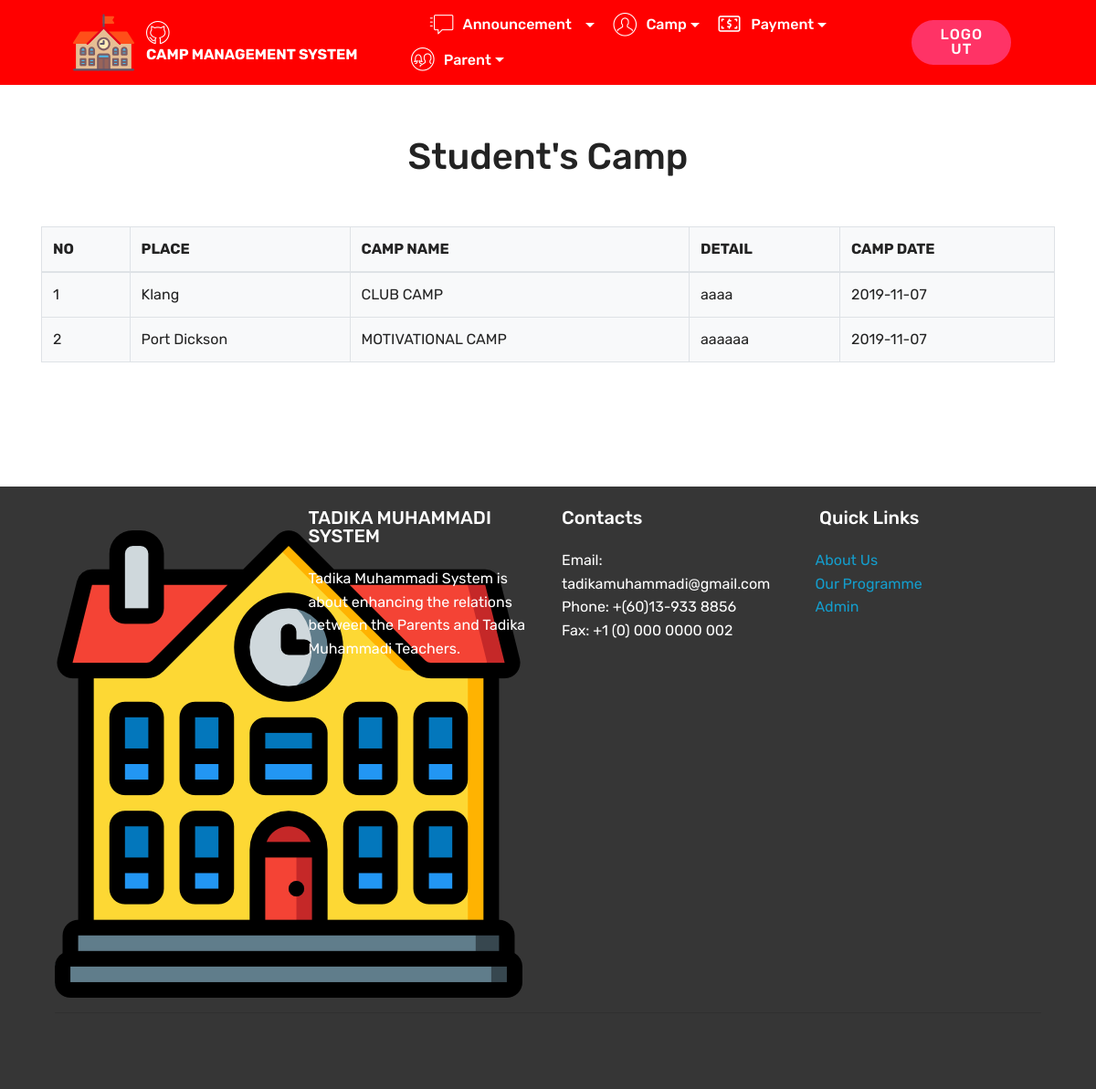
The app's page /parent/assingment.php (signed in) with its own data.
### tables this page shows
CREATE TABLE `coursedetails` (
  `course_id` int(11) NOT NULL,
  `course_name` varchar(300) NOT NULL,
  `coursecode` varchar(30) NOT NULL,
  `exam_date` date NOT NULL,
  `exam_location` varchar(300) NOT NULL,
  `created_by` int(11) NOT NULL,
  `modified_by` int(11) NOT NULL,
  `modified_date` date NOT NULL
);

### parent/assingment.php (the view, shortened to what this page needs)
 <?php
include_once("../php/connection.php");
?>
<!DOCTYPE html>
<html  >
<head>
<link href="css/modern-business.css" rel="stylesheet">
  <link rel="stylesheet" href="assets/web/assets/mobirise-icons-bold/mobirise-icons-bold.css">
  <link rel="stylesheet" href="assets/web/assets/mobirise-icons/mobirise-icons.css">
  <link rel="stylesheet" href="assets/tether/tether.min.css">
  <link rel="stylesheet" href="assets/bootstrap/css/bootstrap.min.css">
  <link rel="stylesheet" href="assets/bootstrap/css/bootstrap-grid.min.css">
  <link rel="stylesheet" href="assets/bootstrap/css/bootstrap-reboot.min.css">
  <link rel="stylesheet" href="assets/animatecss/animate.min.css">
  <link rel="stylesheet" href="assets/dropdown/css/style.css">
  <link rel="stylesheet" href="assets/theme/css/style.css">
  <link rel="stylesheet" href="assets/mobirise/css/mbr-additional.css" type="text/css">
</head>
<body>
  <section class="menu cid-qTkzRZLJNu" once="menu" id="menu1-0">
    <nav class="navbar navbar-expand beta-menu navbar-dropdown align-items-center navbar-fixed-top navbar-toggleable-sm">
        <div class="menu-logo">
            <div class="navbar-brand">
                <span class="navbar-logo">
                    <a href="parenthome.php">
                         <img src="assets/images/schoolicon.svg" alt="Mobirise" title="" style="height: 4.2rem;">
                    </a>
                </span>
                <span class="navbar-caption-wrap"><a class="navbar-caption text-white display-4" href="parenthome.php"><span class="mbri-github mbr-iconfont mbr-iconfont-btn"></span>CAMP MANAGEMENT SYSTEM</a></span>
            </div>
        </div>
        <div class="collapse navbar-collapse" id="navbarSupportedContent">
            <ul class="navbar-nav nav-dropdown" data-app-modern-menu="true"><li class="nav-item">
                </li><li class="nav-item dropdown"><a class="nav-link link text-white dropdown-toggle display-4" href="https://mobirise.com" aria-expanded="false" data-toggle="dropdown-submenu"><span class="mbri-help mbr-iconfont mbr-iconfont-btn"></span>Announcement &nbsp;&nbsp;</a></li><li class="nav-item dropdown"><a class="nav-link link text-white dropdown-toggle display-4" href="" aria-expanded="false" data-toggle="dropdown-submenu"><span class="mbri-user mbr-iconfont mbr-iconfont-btn"></span>Camp</a></li><li class="nav-item dropdown"><a class="nav-link link text-white dropdown-toggle display-4" href="viewPayment.html" aria-expanded="false" data-toggle="dropdown-submenu"><span class="mbrib-cash mbr-iconfont mbr-iconfont-btn"></span>Payment</a></li><li class="nav-item dropdown"><a class="nav-link link text-white dropdown-toggle display-4" href="https://mobirise.com" aria-expanded="true" data-toggle="dropdown-submenu"><span class="mbri-users mbr-iconfont mbr-iconfont-btn"></span>Parent</a></li></ul>
            <div class="navbar-buttons mbr-section-btn"><a class="btn btn-sm btn-secondary display-4" href="../php/logout.php">
                    LOGOUT
                </a></div>
        </div>
    </nav>
</section>
<br><br><BR> <BR>
<center><h1>Student's Camp </h1>
 <BR> <BR>
  <div class="row">
   <div class="container scroll" >
     <table align="right" class="table table-bordered" style="border-color: #000;background-color: #f8f9fa;">
        <thead>
        <tr>
          <th>NO</th>
		  <th>PLACE</th>
          <th>CAMP NAME</th>
          <th>DETAIL</th>
		  <th>CAMP DATE</th>
        </tr>
        </thead>
        <tbody>
          <?php
          $query = "SELECT * FROM coursedetails ORDER BY coursecode ASC";
          $result = mysqli_query($con,$query);
          $sn=1;
          while($row = mysqli_fetch_assoc($result)) {
          ?>
          <tr>
            <td><?php echo $sn; ?></td>
			<td><?php echo $row['coursecode']; ?></td>
            <td><?php echo $row['course_name']; ?></td>
            <td><?php echo $row['exam_location']; ?></td>
			<td><?php echo $row['exam_date']; ?></td>
          </tr>
      <?php
        $sn++ ;
      } ?>
        </tbody>
      </table><br>
    </div></center></center>
 <BR> <BR> <BR> <BR> <BR>
<section class="cid-rFn7jCBSfN mbr-reveal mbr-parallax-background" id="footer1-1c">
    <BR>
    <div class="mbr-overlay" style="background-color: rgb(35, 35, 35); opacity: 0.9;"></div>
    <div class="container">
        <div class="media-container-row content text-white">
            <div class="col-3 col-md-3">
                <div class="media-wrap">
                        <BR><img src="assets/images/schoolicon-1-150x135.png" alt="TADIKA MUHAMMADI" title="TADIKA MUHAMMADU">
                </div>
            </div>
            <div class="col-12 col-md-3 mbr-fonts-style display-7">
                <h5 class="pb-3">
                    TADIKA MUHAMMADI SYSTEM</h5>
                <p class="mbr-text">Tadika Muhammadi System is about enhancing the relations between the Parents and Tadika Muhammadi Teachers.&nbsp;</p>
            </div>
            <div class="col-12 col-md-3 mbr-fonts-style display-7">
                <h5 class="pb-3">
                    Contacts
                </h5>
                <p class="mbr-text">
                    Email:<br>tadikamuhammadi@gmail.com                    <br>Phone: +(60)13-933 8856
                    <br>Fax: +1 (0) 000 0000 002
                </p>
            </div>
            <div class="col-12 col-md-3 mbr-fonts-style display-7">
                <h5 class="pb-3">&nbsp;Quick Links
                </h5>
                <p class="mbr-text"><a href="programme.html">About Us&nbsp;</a><br><a class="text-primary" href="programme.html">Our Programme</a><br><a class="text-primary" href="programme.html">Admin</a></p>
            </div>
        </div>
        <div class="footer-lower">
            <div class="media-container-row">
                <div class="col-sm-12">
                    <hr>
                </div>
            </div>
            <div class="media-container-row mbr-white">
                <div class="col-sm-6 copyright">
                </div>
            </div>
        </div>
    </div>
</section>
  </body>

### parent/css/modern-business.css (style rules this page uses)
body { padding-top: 54px; }
@media (min-width: 992px) { body { padding-top: 56px; } }

### parent/assets/dropdown/css/style.css (style rules this page uses)
.navbar-dropdown { left: 0; padding: 0; position: absolute; right: 0; top: 0; transition: all 0.45s ease; z-index: 1030; background: #282828; }
.navbar-dropdown .navbar-logo { margin-right: 0.8rem; transition: margin 0.3s ease-in-out; vertical-align: middle; }
.navbar-dropdown .navbar-logo img { height: 3.125rem; transition: all 0.3s ease-in-out; }
.navbar-dropdown .navbar-caption { font-weight: 700; white-space: normal; vertical-align: -4px; line-height: 3.125rem !important; }
.navbar-dropdown .navbar-caption, .navbar-dropdown .navbar-caption:hover { color: inherit; text-decoration: none; }
.navbar-dropdown.navbar-fixed-top { position: fixed; }
.navbar-dropdown .navbar-brand span { vertical-align: -4px; }
.nav-dropdown { font-size: 0.75rem; font-weight: 500; height: auto !important; }
.nav-dropdown .link { margin: .667em 1.667em; font-weight: 500; padding: 0; transition: color .2s ease-in-out; }
.nav-dropdown .link.dropdown-toggle { margin-right: 2.583em; }
.nav-dropdown .link.dropdown-toggle::after { margin-left: .25rem; border-top: 0.35em solid; border-right: 0.35em solid transparent; border-left: 0.35em solid transparent; border-bottom: 0; }
.nav-dropdown .link.dropdown-toggle[aria-expanded="true"] { margin: 0; padding: 0.667em 3.263em 0.667em 1.667em; }
.nav-dropdown .link::after, .nav-dropdown .dropdown-item::after { color: inherit; }

### parent/assets/theme/css/style.css (style rules this page uses)
section { background-color: #eeeeee; }
section, .container, .container-fluid { position: relative; word-wrap: break-word; }
a { font-style: normal; font-weight: 400; cursor: pointer; }
a, a:hover { text-decoration: none; }
body { color: #232323; }
h1, h2, h3, h4, h5, h6, .h1, .h2, .h3, .h4, .h5, .h6, .display-1, .display-2, .display-3, .display-4 { line-height: 1; word-break: break-word; word-wrap: break-word; }
body { position: relative; }
section { background-position: 50% 50%; background-repeat: no-repeat; background-size: cover; }
.mbr-white { color: #ffffff; }
.media-container-row { display: flex; flex-direction: row; flex-wrap: wrap; justify-content: center; align-content: center; align-items: start; }
@media (min-width: 992px) { .media-container-row { flex-wrap: nowrap; } }
.mbr-section-btn { margin-left: -0.25rem; margin-right: -0.25rem; font-size: 0; }
nav .mbr-section-btn { margin-left: 0rem; margin-right: 0rem; }
.menu .navbar-brand { display: -webkit-flex; }
.menu .navbar-brand span { display: flex; display: -webkit-flex; }
.menu .navbar-brand .navbar-caption-wrap { display: -webkit-flex; }
.menu .navbar-brand .navbar-logo img { display: -webkit-flex; }
@media (min-width: 1024px) { .menu .navbar-nav.nav-dropdown { display: -webkit-flex; } }
@media (min-width: 1024px) { .menu .navbar-toggleable-sm .navbar-collapse { display: -webkit-flex !important; } }
.navbar { display: -webkit-flex; -webkit-flex-wrap: wrap; -webkit-align-items: center; -webkit-justify-content: space-between; }
.navbar-collapse { -webkit-flex-basis: 100%; -webkit-flex-grow: 1; -webkit-align-items: center; }
.nav-dropdown .link { padding: 0.667em 1.667em !important; margin: 0 !important; }
.row { display: -webkit-flex; -webkit-flex-wrap: wrap; }
@media (min-width: 768px) { .navbar-toggleable-sm { flex-direction: row; flex-wrap: nowrap; align-items: center; } }
@media (min-width: 768px) { .navbar-toggleable-sm .navbar-nav { flex-direction: row; } }
@media (min-width: 768px) { .navbar-toggleable-sm .navbar-nav .nav-link { padding-right: 0.5rem; padding-left: 0.5rem; } }
@media (min-width: 768px) { .navbar-toggleable-sm .navbar-collapse { display: none; width: 100%; } }
html, body { height: auto; min-height: 100vh; }

### records on screen
coursedetails: coursecode "Klang", course_name "CLUB CAMP", exam_location "aaaa", exam_date "2019-11-07"
coursedetails: coursecode "Port Dickson", course_name "MOTIVATIONAL CAMP", exam_location "aaaaaa", exam_date "2019-11-07"
